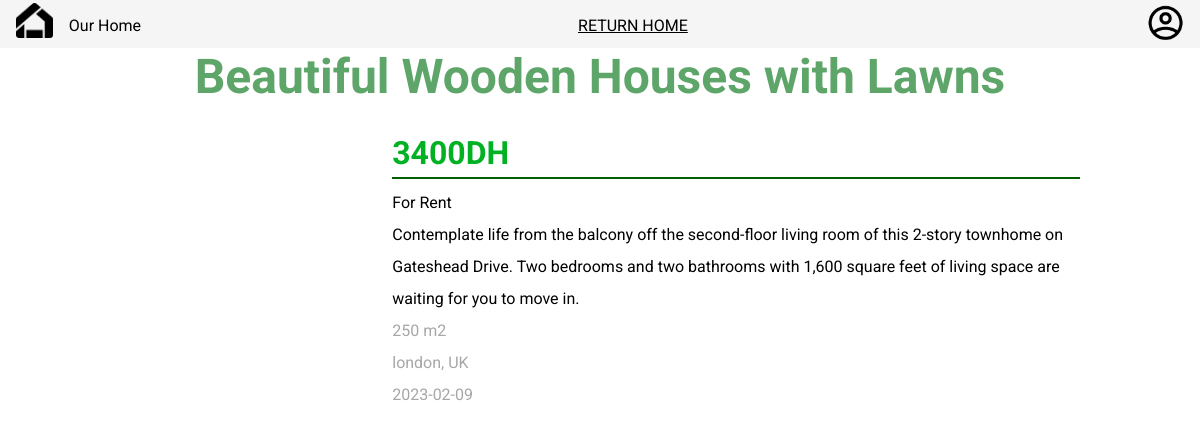
The app's page /info.php?id=6 with its own data.
### tables this page shows
CREATE TABLE `announce` (
  `ID` int(11) NOT NULL,
  `TITTLE` varchar(255) NOT NULL,
  `PRICE` decimal(10,0) NOT NULL,
  `TYPE` varchar(50) NOT NULL,
  `DATE` date NOT NULL,
  `LOCATION` varchar(255) NOT NULL,
  `IMAGE` varchar(2000) NOT NULL,
  `SPACE` int(11) NOT NULL,
  `DESCRIPTION` varchar(2555) NOT NULL
);

### info.php (the view, shortened to what this page needs)
<?php
require "connect.php";
if(isset($_GET["id"])){
    $ID = $_GET["id"];
    $query = $conn->query("SELECT * FROM announce WHERE `ID` = '$ID'"); $array = $query->fetch(PDO::FETCH_ASSOC); } ?>
<!DOCTYPE html>
<html lang="en">
  <head>
    <link rel="stylesheet" href="style3.css" />
  </head>
  <body>
    <nav>
      <div>
        <a href="index.php"><img src="image/Vector.png" alt="Home Logo" /></a>
        <p>Our Home</p>
      </div>
      <div id="nav">
        <a href="index.php" id="announce">RETURN HOME</a>
      </div>
      <div id="profile">
        <a href="#"><img src="./image/profile.png" alt="profile logo" /></a>
      </div>
    </nav>
    <h1><?php if(isset($_GET["id"])){echo $array["TITTLE"];} ?></h1>
    <section class="infoContainer">
      <img src="image/<?php if(isset($_GET["id"])){echo $array["IMAGE"];} ?>.jpg" alt="" width="500">
      <div id="infos">
        <h2><?php if(isset($_GET["id"])){echo $array["PRICE"];} ?>DH</h2>
        <hr>
        <p>For <?php if(isset($_GET["id"])){echo $array["TYPE"];} ?></p>
        <p><?php if(isset($_GET["id"])){echo $array["DESCRIPTION"];} ?></p>
        <p class="silver"><?php if(isset($_GET["id"])){echo $array["SPACE"];} ?> m2</p>
        <p class="silver"><?php if(isset($_GET["id"])){echo $array["LOCATION"];} ?></p>
        <p class="silver"><?php if(isset($_GET["id"])){echo $array["DATE"];} ?></p>
      </div>
    </section>
  </body>
</html>

### style3.css (style rules this page uses)
* { margin: 0; padding: 0; box-sizing: border-box; font-family: 'Roboto', sans-serif; font-size: 1rem; }
nav { background-color: whitesmoke; width: 100%; display: flex; justify-content: space-between; flex-wrap: wrap; height: 3rem; padding: 0 1rem ; }
nav div p { width: 100%; padding-top: 1rem; padding-left: 1rem; }
nav div:first-child { display: flex; justify-content: space-between; flex-direction: row; }
nav div:first-child img { width: 2.3rem; height: 2.4rem; padding-top: .2rem; }
#nav a { margin-right: 1.4rem; font-weight: 400; }
#nav { padding-top: 1rem; justify-content: space-between; justify-content: center; }
#profile img { padding: .3rem 0 0 0; width: 2.3rem; }
a { color: #000000; }
h1 { font-size: 3rem; color: rgba(0, 113, 17, 0.635); text-align: center; }
h2 { font-size: 2rem; color: #00b123; }
#infos { display: flex; flex-direction: column; line-height: 2rem; }
.infoContainer { width: 80%; display: block; margin: auto; display: flex; margin-top: 2rem; }
hr { border: .1rem solid #005e00; color: rgb(0, 87, 20); margin: .5rem 0; }
.infoContainer img { margin-right: 3rem; border-radius: 5px; }
.silver { color: #A7A7A7; }

### records on screen
announce: TITTLE "Beautiful Wooden Houses with Lawns", PRICE "3400", TYPE "Rent", DESCRIPTION "Contemplate life from the balcony off the second-floor living room of this 2-story townhome on Gateshead Drive. Two bedrooms and two bathrooms with 1,600 square feet of living space are waiting for you to move in.", SPACE "250", LOCATION "london, UK", DATE "2023-02-09"
